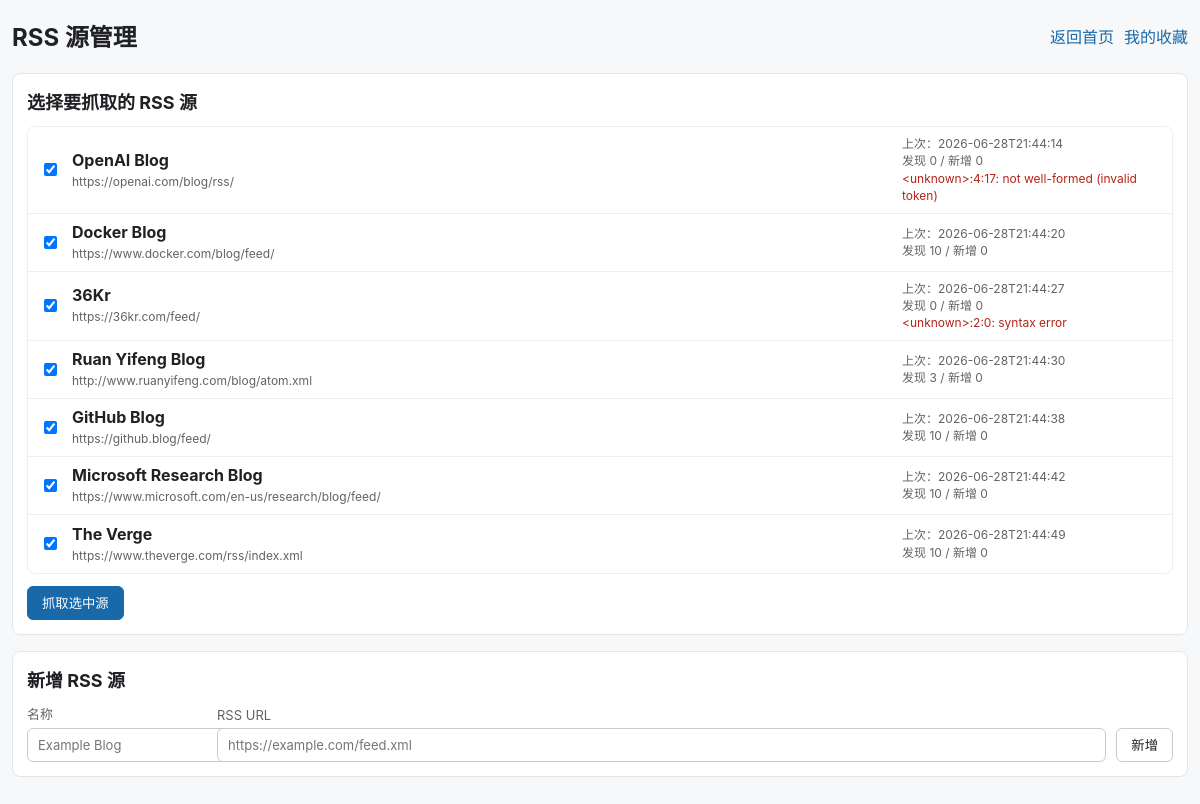
Page /refresh on the committed database.
### tables this page shows
CREATE TABLE feed_state (
            feed_name TEXT PRIMARY KEY,
            feed_url TEXT,
            last_fetched_at DATETIME,
            last_entry_count INTEGER DEFAULT 0,
            last_new_count INTEGER DEFAULT 0,
            last_error TEXT
        );

### app.py (the view)
@app.get("/refresh")
def refresh():
    return render_template("refresh.html", feeds=feed_options(), message=request.args.get("message", ""))

### db.py (called while the page is built)
def get_conn():
    conn = sqlite3.connect(DB_FILE)
    conn.row_factory = sqlite3.Row
    return conn

def ensure_columns(conn):
    columns = {row["name"] for row in conn.execute("PRAGMA table_info(news)").fetchall()}
    migrations = {
        "favorite": "ALTER TABLE news ADD COLUMN favorite INTEGER DEFAULT 0",
        "markdown_path": "ALTER TABLE news ADD COLUMN markdown_path TEXT",
        "summary": "ALTER TABLE news ADD COLUMN summary TEXT",
        "status": "ALTER TABLE news ADD COLUMN status INTEGER DEFAULT 0",
        "created_at": "ALTER TABLE news ADD COLUMN created_at DATETIME",
    }
    for column, sql in migrations.items():
        if column not in columns:
            conn.execute(sql)

def ensure_feed_state_columns(conn):
    columns = {row["name"] for row in conn.execute("PRAGMA table_info(feed_state)").fetchall()}
    migrations = {
        "feed_url": "ALTER TABLE feed_state ADD COLUMN feed_url TEXT",
        "last_fetched_at": "ALTER TABLE feed_state ADD COLUMN last_fetched_at DATETIME",
        "last_entry_count": "ALTER TABLE feed_state ADD COLUMN last_entry_count INTEGER DEFAULT 0",
        "last_new_count": "ALTER TABLE feed_state ADD COLUMN last_new_count INTEGER DEFAULT 0",
        "last_error": "ALTER TABLE feed_state ADD COLUMN last_error TEXT",
    }
    for column, sql in migrations.items():
        if column not in columns:
            conn.execute(sql)

### rss_fetch.py (called while the page is built)
def load_feeds():
    if not FEEDS_FILE.exists():
        return []
    with FEEDS_FILE.open("r", encoding="utf-8") as f:
        data = yaml.safe_load(f) or {}
    return data.get("feeds", [])

def feed_options():
    init_db()
    conn = get_conn()
    states = {
        row["feed_name"]: dict(row)
        for row in conn.execute("SELECT * FROM feed_state").fetchall()
    }
    conn.close()
    options = []
    for feed in load_feeds():
        item = dict(feed)
        item.update(states.get(feed["name"], {}))
        options.append(item)
    return options

### templates/refresh.html (shortened to what this page needs)
<!doctype html>
<html lang="zh-CN">
<head>
    <link rel="stylesheet" href="{{ url_for('static', filename='style.css') }}">
</head>
<body>
    <main class="page">
        <header class="topbar">
            <h1>RSS &#28304;&#31649;&#29702;</h1>
            <div class="toolbar">
                <a class="nav-link" href="{{ url_for('index') }}">&#36820;&#22238;&#39318;&#39029;</a>
                <a class="nav-link" href="{{ url_for('favorites') }}">&#25105;&#30340;&#25910;&#34255;</a>
            </div>
        </header>
        <section class="panel">
            <h2>&#36873;&#25321;&#35201;&#25235;&#21462;&#30340; RSS &#28304;</h2>
            <form method="post" action="{{ url_for('refresh_fetch') }}">
                <div class="feed-list">
                    {% for feed in feeds %}
                    <label class="feed-row">
                        <input type="checkbox" name="feeds" value="{{ feed.name }}" checked>
                        <span class="feed-main">
                            <strong>{{ feed.name }}</strong>
                            <span>{{ feed.url }}</span>
                        </span>
                        <span class="feed-state">
                            {% if feed.last_fetched_at %}
                            &#19978;&#27425;&#65306;{{ feed.last_fetched_at }}
                            <br>
                            &#21457;&#29616; {{ feed.last_entry_count or 0 }} / &#26032;&#22686; {{ feed.last_new_count or 0 }}
                            {% else %}
                            &#23578;&#26410;&#25235;&#21462;
                            {% endif %}
                            {% if feed.last_error %}
                            <br><span class="error">{{ feed.last_error }}</span>
                            {% endif %}
                        </span>
                    </label>
                    {% else %}
                    <p class="empty">&#26242;&#26080; RSS &#28304;&#12290;</p>
                    {% endfor %}
                </div>
                <div class="form-actions">
                    <button type="submit" class="primary-button">&#25235;&#21462;&#36873;&#20013;&#28304;</button>
                </div>
            </form>
        </section>
        <section class="panel">
            <h2>&#26032;&#22686; RSS &#28304;</h2>
            <form method="post" action="{{ url_for('feeds_add') }}" class="add-feed-form">
                <label>
                    <span>&#21517;&#31216;</span>
                    <input type="text" name="name" placeholder="Example Blog" required>
                </label>
                <label>
                    <span>RSS URL</span>
                    <input type="url" name="url" placeholder="https://example.com/feed.xml" required>
                </label>
                <button type="submit">&#26032;&#22686;</button>
            </form>
        </section>
    </main>
</body>
</html>

### static/style.css (style rules this page uses)
* { box-sizing: border-box; }
body { margin: 0; color: #202124; background: #f7f8fa; font-family: -apple-system, BlinkMacSystemFont, "Segoe UI", sans-serif; }
.page { width: min(1220px, calc(100% - 24px)); margin: 0 auto; padding: 18px 0 40px; }
.topbar { display: flex; align-items: center; justify-content: space-between; gap: 16px; margin-bottom: 20px; }
.toolbar { display: flex; flex-wrap: wrap; align-items: center; justify-content: flex-end; gap: 10px; }
h1 { margin: 0; font-size: 24px; }
.nav-link, .title { color: #1769aa; text-decoration: none; }
button { min-height: 34px; padding: 0 14px; border: 1px solid #c6ccd2; border-radius: 6px; color: #202124; background: #fff; cursor: pointer; }
.panel { margin-bottom: 16px; padding: 14px; border: 1px solid #e2e6ea; border-radius: 8px; background: #fff; }
.panel h2 { margin: 0 0 12px; font-size: 18px; }
.feed-list { display: grid; border: 1px solid #edf0f2; border-radius: 8px; overflow: hidden; }
.feed-row { display: grid; grid-template-columns: 24px minmax(0, 1fr) 260px; gap: 10px; align-items: center; min-height: 58px; padding: 8px 10px; border-bottom: 1px solid #edf0f2; }
.feed-row:last-child { border-bottom: 0; }
.feed-main { display: grid; min-width: 0; gap: 3px; }
.feed-main strong, .feed-main span { overflow: hidden; text-overflow: ellipsis; white-space: nowrap; }
.feed-main span, .feed-state { color: #5f6368; font-size: 12px; line-height: 1.45; }
.error { color: #b42318; }
.form-actions { margin-top: 12px; }
.primary-button { border-color: #1769aa; color: #fff; background: #1769aa; }
.add-feed-form { display: grid; grid-template-columns: 180px minmax(260px, 1fr) auto; gap: 10px; align-items: end; }
.add-feed-form label { display: grid; gap: 5px; color: #5f6368; font-size: 13px; }
.add-feed-form input { min-height: 34px; padding: 0 10px; border: 1px solid #c6ccd2; border-radius: 6px; font: inherit; }

### rows in the picture
feed_state: name "OpenAI Blog", url "https://openai.com/blog/rss/", last_fetched_at "2026-06-28T21:44:14", last_entry_count "0", last_new_count "0", last_error "<unknown>:4:17: not well-formed (invalid token)"
feed_state: name "Docker Blog", url "https://www.docker.com/blog/feed/", last_fetched_at "2026-06-28T21:44:20", last_entry_count "10", last_new_count "0"
feed_state: name "36Kr", url "https://36kr.com/feed/", last_fetched_at "2026-06-28T21:44:27", last_entry_count "0", last_new_count "0", last_error "<unknown>:2:0: syntax error"
feed_state: name "Ruan Yifeng Blog", url "http://www.ruanyifeng.com/blog/atom.xml", last_fetched_at "2026-06-28T21:44:30", last_entry_count "3", last_new_count "0"
feed_state: name "GitHub Blog", url "https://github.blog/feed/", last_fetched_at "2026-06-28T21:44:38", last_entry_count "10", last_new_count "0"
feed_state: name "Microsoft Research Blog", url "https://www.microsoft.com/en-us/research/blog/feed/", last_fetched_at "2026-06-28T21:44:42", last_entry_count "10", last_new_count "0"
feed_state: name "The Verge", url "https://www.theverge.com/rss/index.xml", last_fetched_at "2026-06-28T21:44:49", last_entry_count "10", last_new_count "0"
